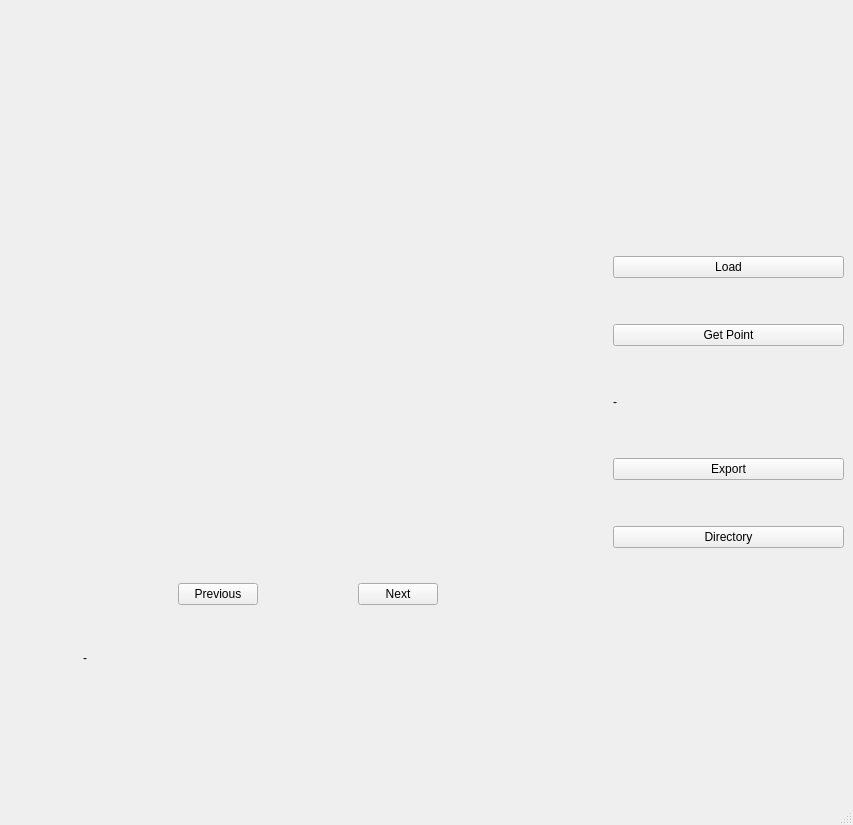
<?xml version="1.0" encoding="UTF-8"?>
<ui version="4.0">
 <class>LabelFZ</class>
 <widget class="QMainWindow" name="LabelFZ">
  <property name="geometry">
   <rect>
    <x>0</x>
    <y>0</y>
    <width>853</width>
    <height>825</height>
   </rect>
  </property>
  <property name="windowTitle">
   <string>MainWindow</string>
  </property>
  <widget class="QWidget" name="centralwidget">
   <layout class="QGridLayout" name="gridLayout">
    <item row="0" column="0" rowspan="2">
     <spacer name="horizontalSpacer">
      <property name="orientation">
       <enum>Qt::Horizontal</enum>
      </property>
      <property name="sizeHint" stdset="0">
       <size>
        <width>63</width>
        <height>20</height>
       </size>
      </property>
     </spacer>
    </item>
    <item row="0" column="1" rowspan="2">
     <layout class="QVBoxLayout" name="verticalLayout_3">
      <item>
       <spacer name="verticalSpacer_11">
        <property name="orientation">
         <enum>Qt::Vertical</enum>
        </property>
        <property name="sizeHint" stdset="0">
         <size>
          <width>20</width>
          <height>40</height>
         </size>
        </property>
       </spacer>
      </item>
      <item>
       <widget class="mplwidget1plot" name="MplWidget" native="true">
        <property name="minimumSize">
         <size>
          <width>450</width>
          <height>350</height>
         </size>
        </property>
       </widget>
      </item>
      <item>
       <spacer name="verticalSpacer_10">
        <property name="orientation">
         <enum>Qt::Vertical</enum>
        </property>
        <property name="sizeHint" stdset="0">
         <size>
          <width>20</width>
          <height>40</height>
         </size>
        </property>
       </spacer>
      </item>
      <item>
       <layout class="QVBoxLayout" name="verticalLayout_2">
        <item>
         <spacer name="verticalSpacer_7">
          <property name="orientation">
           <enum>Qt::Vertical</enum>
          </property>
          <property name="sizeHint" stdset="0">
           <size>
            <width>20</width>
            <height>40</height>
           </size>
          </property>
         </spacer>
        </item>
        <item>
         <layout class="QHBoxLayout" name="horizontalLayout">
          <item>
           <spacer name="horizontalSpacer_5">
            <property name="orientation">
             <enum>Qt::Horizontal</enum>
            </property>
            <property name="sizeHint" stdset="0">
             <size>
              <width>40</width>
              <height>20</height>
             </size>
            </property>
           </spacer>
          </item>
          <item>
           <widget class="QPushButton" name="previousPushButton">
            <property name="text">
             <string>Previous</string>
            </property>
           </widget>
          </item>
          <item>
           <spacer name="horizontalSpacer_3">
            <property name="orientation">
             <enum>Qt::Horizontal</enum>
            </property>
            <property name="sizeHint" stdset="0">
             <size>
              <width>40</width>
              <height>20</height>
             </size>
            </property>
           </spacer>
          </item>
          <item>
           <widget class="QPushButton" name="nextPushButton">
            <property name="text">
             <string>Next</string>
            </property>
           </widget>
          </item>
          <item>
           <spacer name="horizontalSpacer_4">
            <property name="orientation">
             <enum>Qt::Horizontal</enum>
            </property>
            <property name="sizeHint" stdset="0">
             <size>
              <width>40</width>
              <height>20</height>
             </size>
            </property>
           </spacer>
          </item>
         </layout>
        </item>
        <item>
         <spacer name="verticalSpacer_8">
          <property name="orientation">
           <enum>Qt::Vertical</enum>
          </property>
          <property name="sizeHint" stdset="0">
           <size>
            <width>20</width>
            <height>40</height>
           </size>
          </property>
         </spacer>
        </item>
        <item>
         <widget class="QLabel" name="idxLabel">
          <property name="text">
           <string>-</string>
          </property>
         </widget>
        </item>
        <item>
         <spacer name="verticalSpacer_9">
          <property name="orientation">
           <enum>Qt::Vertical</enum>
          </property>
          <property name="sizeHint" stdset="0">
           <size>
            <width>20</width>
            <height>40</height>
           </size>
          </property>
         </spacer>
        </item>
       </layout>
      </item>
      <item>
       <spacer name="verticalSpacer_12">
        <property name="orientation">
         <enum>Qt::Vertical</enum>
        </property>
        <property name="sizeHint" stdset="0">
         <size>
          <width>20</width>
          <height>40</height>
         </size>
        </property>
       </spacer>
      </item>
     </layout>
    </item>
    <item row="0" column="3" rowspan="2" colspan="2">
     <layout class="QVBoxLayout" name="verticalLayout_4">
      <item>
       <spacer name="verticalSpacer_13">
        <property name="orientation">
         <enum>Qt::Vertical</enum>
        </property>
        <property name="sizeHint" stdset="0">
         <size>
          <width>20</width>
          <height>40</height>
         </size>
        </property>
       </spacer>
      </item>
      <item>
       <layout class="QVBoxLayout" name="verticalLayout">
        <item>
         <spacer name="verticalSpacer_6">
          <property name="orientation">
           <enum>Qt::Vertical</enum>
          </property>
          <property name="sizeHint" stdset="0">
           <size>
            <width>20</width>
            <height>40</height>
           </size>
          </property>
         </spacer>
        </item>
        <item>
         <widget class="QPushButton" name="loadPushButton">
          <property name="text">
           <string>Load</string>
          </property>
         </widget>
        </item>
        <item>
         <spacer name="verticalSpacer">
          <property name="orientation">
           <enum>Qt::Vertical</enum>
          </property>
          <property name="sizeHint" stdset="0">
           <size>
            <width>20</width>
            <height>40</height>
           </size>
          </property>
         </spacer>
        </item>
        <item>
         <widget class="QPushButton" name="getPointPushButton">
          <property name="text">
           <string>Get Point</string>
          </property>
         </widget>
        </item>
        <item>
         <spacer name="verticalSpacer_2">
          <property name="orientation">
           <enum>Qt::Vertical</enum>
          </property>
          <property name="sizeHint" stdset="0">
           <size>
            <width>20</width>
            <height>40</height>
           </size>
          </property>
         </spacer>
        </item>
        <item>
         <widget class="QLabel" name="label">
          <property name="minimumSize">
           <size>
            <width>230</width>
            <height>20</height>
           </size>
          </property>
          <property name="text">
           <string>-</string>
          </property>
         </widget>
        </item>
        <item>
         <spacer name="verticalSpacer_3">
          <property name="orientation">
           <enum>Qt::Vertical</enum>
          </property>
          <property name="sizeHint" stdset="0">
           <size>
            <width>20</width>
            <height>40</height>
           </size>
          </property>
         </spacer>
        </item>
        <item>
         <widget class="QPushButton" name="exportPushButton">
          <property name="text">
           <string>Export</string>
          </property>
         </widget>
        </item>
        <item>
         <spacer name="verticalSpacer_4">
          <property name="orientation">
           <enum>Qt::Vertical</enum>
          </property>
          <property name="sizeHint" stdset="0">
           <size>
            <width>20</width>
            <height>40</height>
           </size>
          </property>
         </spacer>
        </item>
        <item>
         <widget class="QPushButton" name="directoryPushButton">
          <property name="text">
           <string>Directory</string>
          </property>
         </widget>
        </item>
        <item>
         <spacer name="verticalSpacer_5">
          <property name="orientation">
           <enum>Qt::Vertical</enum>
          </property>
          <property name="sizeHint" stdset="0">
           <size>
            <width>20</width>
            <height>40</height>
           </size>
          </property>
         </spacer>
        </item>
       </layout>
      </item>
      <item>
       <spacer name="verticalSpacer_14">
        <property name="orientation">
         <enum>Qt::Vertical</enum>
        </property>
        <property name="sizeHint" stdset="0">
         <size>
          <width>20</width>
          <height>40</height>
         </size>
        </property>
       </spacer>
      </item>
     </layout>
    </item>
    <item row="1" column="2">
     <spacer name="horizontalSpacer_2">
      <property name="orientation">
       <enum>Qt::Horizontal</enum>
      </property>
      <property name="sizeHint" stdset="0">
       <size>
        <width>62</width>
        <height>20</height>
       </size>
      </property>
     </spacer>
    </item>
    <item row="1" column="4">
     <spacer name="horizontalSpacer_6">
      <property name="orientation">
       <enum>Qt::Horizontal</enum>
      </property>
      <property name="sizeHint" stdset="0">
       <size>
        <width>225</width>
        <height>20</height>
       </size>
      </property>
     </spacer>
    </item>
   </layout>
  </widget>
  <widget class="QMenuBar" name="menubar">
   <property name="geometry">
    <rect>
     <x>0</x>
     <y>0</y>
     <width>853</width>
     <height>22</height>
    </rect>
   </property>
  </widget>
  <widget class="QStatusBar" name="statusbar"/>
 </widget>
 <customwidgets>
  <customwidget>
   <class>mplwidget1plot</class>
   <extends>QWidget</extends>
   <header>mplwidget1plot.h</header>
   <container>1</container>
  </customwidget>
 </customwidgets>
 <resources/>
 <connections/>
</ui>
